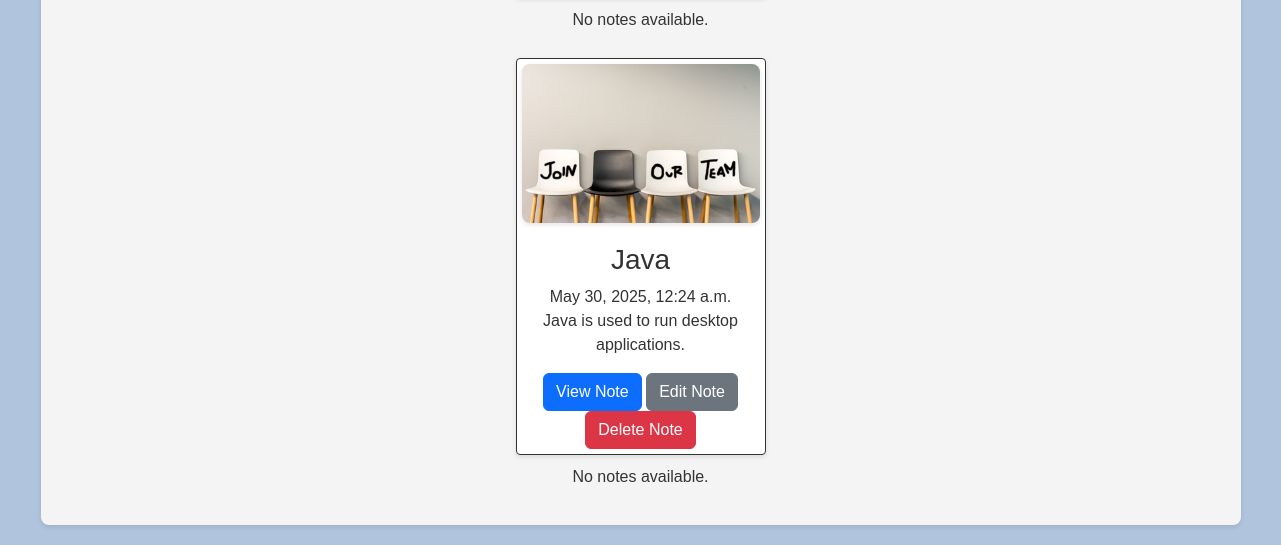
Before: /notes/list/ (lower part) with the older database file.
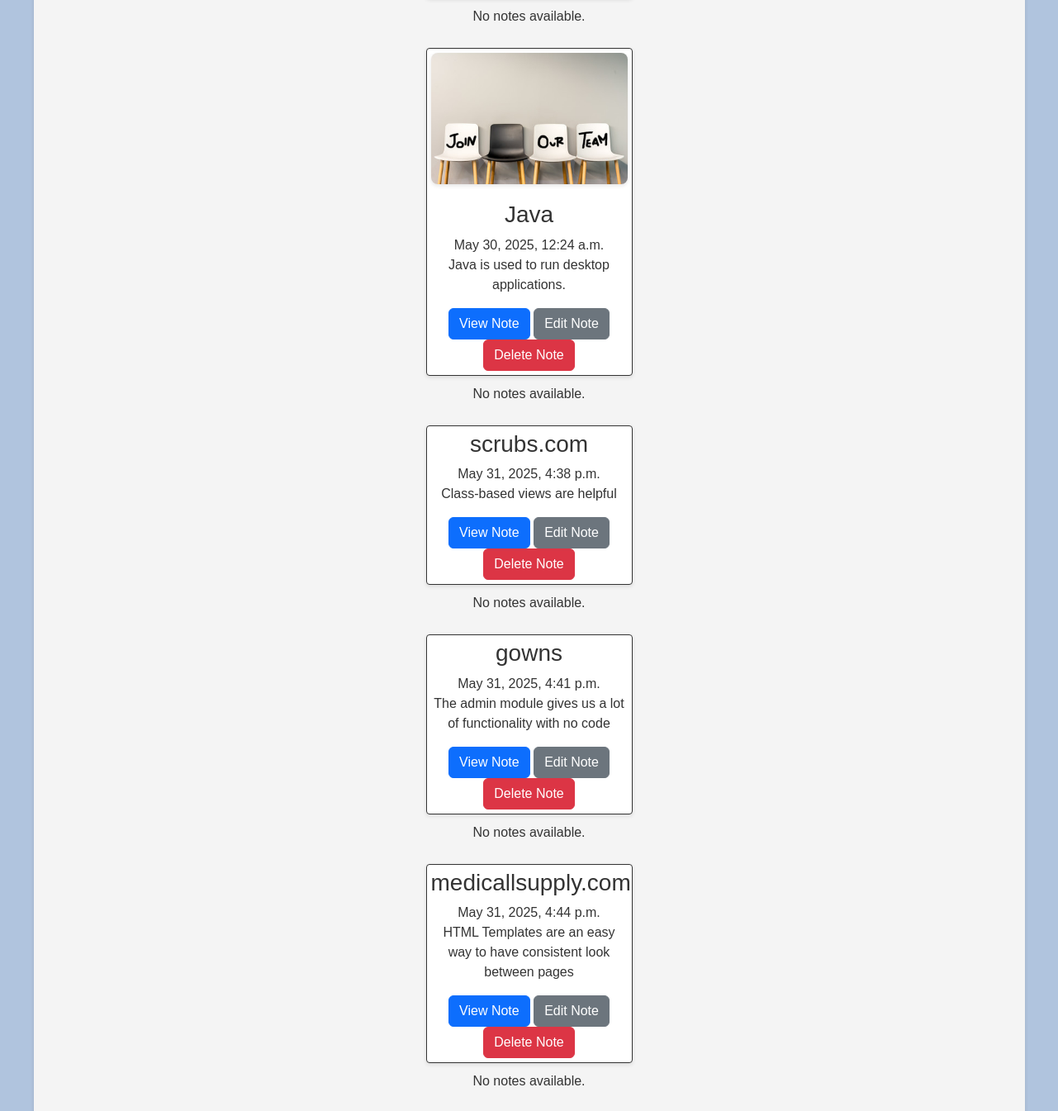
After: the same page with the newer database file.
### notes/models.py (models this page shows, shortened)
class Note(models.Model):
    title = models.CharField(max_length=70)
    content = models.TextField()
    created_on = models.DateTimeField(auto_now_add=True, null=True)
    image = models.ImageField( null=True, blank=True)
    author = models.ForeignKey(User, on_delete=models.CASCADE, null=True, blank=True)

### notes/views.py (the view)
# urls.py: path('list/', views.NoteList.as_view(), name='note_list'),
class NoteList(ListView):
    model = Note
    template_name = 'notes/list.html'

### templates/notes/list.html (shortened to what this page needs)
{% extends 'base.html' %}
{% load static %}
{% block css %}
<link rel="stylesheet" href="{% static 'css/notes.css' %}">
{% endblock %}
{% block content %}
<div class="note-list">
    <div class="list">
        {% for note in note_list %}
            <div class="note">
                {% if note.image %}
                <img src="{{ note.image.url }}">
                {% endif %}
                <h3>{{ note.title }}</h3>
                <label>{{ note.created_on }}</label>
                <div class="note-content">
                    <p>{{ note.content }}</p>
                    <a href="" class="btn btn-primary">View Note</a>
                    <a href="" class="btn btn-secondary">Edit Note</a>
                    <form action="" method="post" class="d-inline">
                        <button type="submit" class="btn btn-danger">Delete Note</button>
                    </form>
                </div>
            </div>
            <p>No notes available.</p>
            {% endfor %}
    </div>
</div>
{% endblock %}

### templates/base.html (shortened to what this page needs)
{% load static %}
<!DOCTYPE html>
<html lang="en">
<head>
    <link rel="stylesheet" href="https://cdn.jsdelivr.net/npm/bootstrap@5.3.3/dist/css/bootstrap.min.css">
    <link rel="stylesheet" href="https://cdnjs.cloudflare.com/ajax/libs/font-awesome/6.7.1/css/all.min.css">
    <link rel="stylesheet" href="{% static 'css/app.css' %}">
    {% block css %}{% endblock %}
</head>
<body>
    {% block content %}
    {% endblock %}
</body>
</html>

### static/css/app.css (style rules this page uses)
html, body { margin: 0; padding: 0; min-height: 100vh; font-family: 'Arial', sans-serif; color: #200606; font-size: 16px; line-height: 1.5; background-color: lightsteelblue; -webkit-font-smoothing: antialiased; -moz-osx-font-smoothing: grayscale; -webkit-text-size-adjust: 100%; -ms-text-size-adjust: 100%; -webkit-tap-highlight-color: transparent; -webkit-overflow-scrolling: touch; align-items: center; transition: background-color 0.3s ease-in-out; }

### static/css/notes.css (style rules this page uses)
.note-list { text-align: center; color: darkcyan; font-family: Arial, sans-serif; font-size: 16px; line-height: 1.5; background-color: #f4f4f4; -webkit-font-smoothing: antialiased; -moz-osx-font-smoothing: grayscale; -webkit-text-size-adjust: 100%; -ms-text-size-adjust: 100%; -webkit-tap-highlight-color: transparent; -webkit-overflow-scrolling: touch; display: flex; flex-direction: column; justify-content: center; align-items: center; transition: background-color 0.3s ease-in-out; padding: 20px; box-sizing: border-box; margin-top: 60px; width: 100%; max-width: 1200px; margin: 0 auto; overflow: auto; background-color: #f9f9f9; box-shadow: 0 2px 5px rgba(0, 0, 0, 0.1); padding: 20px; border-radius: 8px; margin-top: 80px; margin-bottom: 20px; font-family: 'Arial', sans-serif; color: #333; font-size: 16px; line-height: 1.5; background-color: #f4f4f4; -webkit-font-smoothing: antialiased; -moz-osx-font-smoothing: grayscale; -webkit-text-size-adjust: 100%; -ms-text-size-adjust: 100%; -webkit-tap-highlight-color: transparent; -webkit-overflow-scrolling: touch; display: flex; flex-direction: column; justify-content: center; align-items: center; transition: background-color 0.3s ease-in-out; padding: 20px; box-sizing: border-box; margin-top: 60px; width: 100%; max-width: 1200px; margin: 0 auto; overflow: auto; background-color: #f9f9f9; box-shadow: 0 2px 5px rgba(0, 0, 0, 0.1); padding: 20px; border-radius: 8px; margin-top: 80px; margin-bottom: 20px; font-family: 'Arial', sans-serif; color: #333; font-size: 16px; line-height: 1.5; background-color: #f4f4f4; -webkit-font-smoothing: antialiased; -moz-osx-font-smoothing: grayscale; -webkit-text-size-adjust: 100%; -ms-text-size-adjust: 100%; -webkit-tap-highlight-color: transparent; -webkit-overflow-scrolling: touch; display: flex; flex-direction: column; justify-content: center; }

Changed rows visible on the page:
added Note: title "scrubs.com", created_on "May 31, 2025, 4:38 p.m.", content "Class-based views are helpful"
added Note: title "gowns", created_on "May 31, 2025, 4:41 p.m.", content "The admin module gives us a lot of functionality with no code"
added Note: title "medicallsupply.com", created_on "May 31, 2025, 4:44 p.m.", content "HTML Templates are an easy way to have consistent look between pages"
